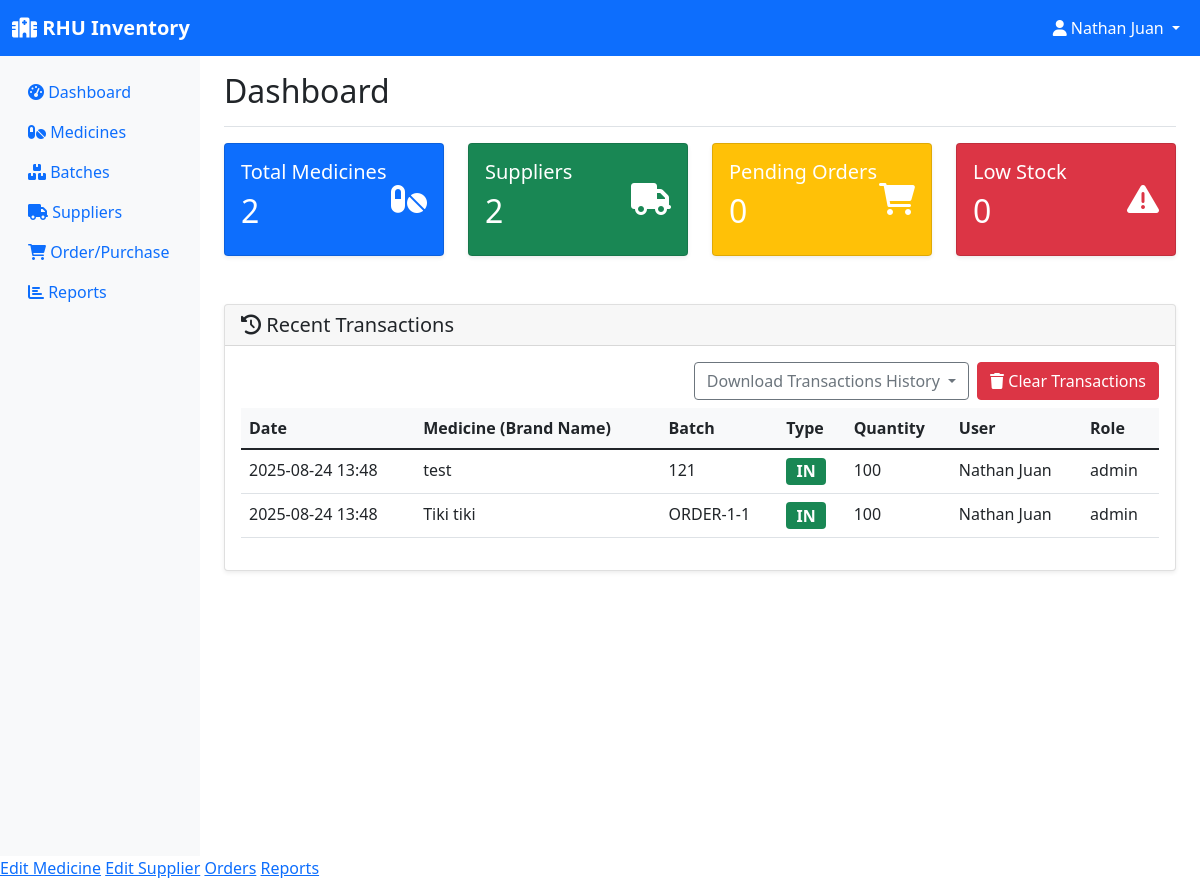
The app's page /dashboard (signed in) with its own data.
### models.py (models this page shows, shortened)
class User(UserMixin, db.Model):
    id = db.Column(db.Integer, primary_key=True)
    username = db.Column(db.String(150), unique=True, nullable=False)
    password = db.Column(db.String(256), nullable=False)
    role = db.Column(db.String(20), nullable=False, default='employee')  # pharmacist, manager, assistant
    email = db.Column(db.String(120), unique=True, nullable=False)
    created_at = db.Column(db.DateTime, default=datetime.utcnow)

class StockTransaction(db.Model):
    id = db.Column(db.Integer, primary_key=True)
    batch_id = db.Column(db.Integer, db.ForeignKey('batch.id'), nullable=False)
    transaction_type = db.Column(db.String(20), nullable=False)  # in, out
    quantity = db.Column(db.Integer, nullable=False)
    transaction_date = db.Column(db.DateTime, default=datetime.utcnow)
    performed_by = db.Column(db.Integer, db.ForeignKey('user.id'), nullable=False)
    notes = db.Column(db.String(200))
    user = db.relationship('User', backref='transactions')

class Medicine(db.Model):
    id = db.Column(db.Integer, primary_key=True)
    name = db.Column(db.String(100), nullable=False)
    generic_name = db.Column(db.String(100))
    category = db.Column(db.String(50))
    unit = db.Column(db.String(20))  # e.g., tablets, bottles, etc.
    supplier_id = db.Column(db.Integer, db.ForeignKey('supplier.id'), nullable=False)
    created_at = db.Column(db.DateTime, default=datetime.utcnow)
    batches = db.relationship('Batch', backref='medicine', lazy=True)
    order_items = db.relationship('OrderItem', backref='medicine', lazy=True)

class Batch(db.Model):
    id = db.Column(db.Integer, primary_key=True)
    batch_number = db.Column(db.String(50), nullable=False)
    medicine_id = db.Column(db.Integer, db.ForeignKey('medicine.id'), nullable=False)
    quantity = db.Column(db.Integer, nullable=False)
    expiration_date = db.Column(db.Date, nullable=False)
    manufacturing_date = db.Column(db.Date)
    unit_price = db.Column(db.Float)
    created_at = db.Column(db.DateTime, default=datetime.utcnow)
    transactions = db.relationship('StockTransaction', backref='batch', lazy=True)

### app.py (the view)
@app.route('/dashboard')
@login_required
def dashboard():
    low_stock = Batch.query.filter(Batch.quantity <= 10).all()
    thirty_days_from_now = datetime.now().date() + timedelta(days=30)
    expiring_soon = Batch.query.filter(
        Batch.expiration_date <= thirty_days_from_now,
        Batch.expiration_date > datetime.now().date()
    ).all()
    recent_transactions = StockTransaction.query.order_by(
        StockTransaction.transaction_date.desc()
    ).limit(10).all()
    total_medicines = Medicine.query.count()
    total_suppliers = Supplier.query.count()
    pending_orders = Order.query.filter_by(status='pending').count()
    return render_template('dashboard.html',
                         low_stock=low_stock,
                         expiring_soon=expiring_soon,
                         recent_transactions=recent_transactions,
                         total_medicines=total_medicines,
                         total_suppliers=total_suppliers,
                         pending_orders=pending_orders)

### app.py (called while the page is built)
@login_manager.user_loader
def load_user(user_id):
    return User.query.get(int(user_id))

### templates/dashboard.html (shortened to what this page needs)
{% extends "base.html" %}
{% block content %}
<div class="d-flex justify-content-between flex-wrap flex-md-nowrap align-items-center pt-3 pb-2 mb-3 border-bottom">
    <h1 class="h2">Dashboard</h1>
</div>
<div class="row mb-4">
    <div class="col-md-3">
        <div class="card text-white bg-primary">
            <div class="card-body">
                <div class="d-flex justify-content-between">
                    <div>
                        <h5 class="card-title">Total Medicines</h5>
                        <h2>{{ total_medicines }}</h2>
                    </div>
                    <div class="align-self-center">
                        <i class="fas fa-pills fa-2x"></i>
                    </div>
                </div>
            </div>
        </div>
    </div>
    <div class="col-md-3">
        <div class="card text-white bg-success">
            <div class="card-body">
                <div class="d-flex justify-content-between">
                    <div>
                        <h5 class="card-title">Suppliers</h5>
                        <h2>{{ total_suppliers }}</h2>
                    </div>
                    <div class="align-self-center">
                        <i class="fas fa-truck fa-2x"></i>
                    </div>
                </div>
            </div>
        </div>
    </div>
    <div class="col-md-3">
        <div class="card text-white bg-warning">
            <div class="card-body">
                <div class="d-flex justify-content-between">
                    <div>
                        <h5 class="card-title">Pending Orders</h5>
                        <h2>{{ pending_orders }}</h2>
                    </div>
                    <div class="align-self-center">
                        <i class="fas fa-shopping-cart fa-2x"></i>
                    </div>
                </div>
            </div>
        </div>
    </div>
    <div class="col-md-3">
        <div class="card text-white bg-danger">
            <div class="card-body">
                <div class="d-flex justify-content-between">
                    <div>
                        <h5 class="card-title">Low Stock</h5>
                        <h2>{{ low_stock|length }}</h2>
                    </div>
                    <div class="align-self-center">
                        <i class="fas fa-exclamation-triangle fa-2x"></i>
                    </div>
                </div>
            </div>
        </div>
    </div>
</div>
<div class="row">
    <div class="col-12">
        <div class="card">
            <div class="card-header">
                <h5 class="mb-0"><i class="fas fa-history"></i> Recent Transactions</h5>
            </div>
            <div class="card-body">
                <div class="d-flex justify-content-end mb-2">
                    <div class="dropdown me-2">
                        <button class="btn btn-outline-secondary dropdown-toggle" type="button" id="downloadMenu" data-bs-toggle="dropdown" aria-expanded="false">
                            Download Transactions History
                        </button>
                    </div>
                    {% if current_user.is_authenticated and current_user.role == 'admin' %}
                    <form method="post" action="{{ url_for('clear_transactions') }}" style="display:inline;">
                        <button type="submit" class="btn btn-danger" onclick="return confirm('Are you sure you want to clear all transaction history?');">
                            <i class="fas fa-trash"></i> Clear Transactions
                        </button>
                    </form>
                    {% endif %}
                </div>
                {% if recent_transactions %}
                <div class="table-responsive">
                    <table class="table">
                        <thead>
                            <tr>
                                <th>Date</th>
                                <th>Medicine (Brand Name)</th>
                                <th>Batch</th>
                                <th>Type</th>
                                <th>Quantity</th>
                                <th>User</th>
                                <th>Role</th>
                            </tr>
                        </thead>
                        <tbody>
                            {% for tx in recent_transactions %}
                            <tr>
                                <td>{{ tx.transaction_date.strftime('%Y-%m-%d %H:%M') }}</td>
                                <td>{{ tx.batch.medicine.name if tx.batch and tx.batch.medicine else "N/A" }}</td>
                                <td>{{ tx.batch.batch_number if tx.batch else "N/A" }}</td>
                                <td>
                                    {% if tx.transaction_type.lower() == 'in' %}
                                        <span class="badge bg-success" style="font-size:1em;">IN</span>
                                    {% elif tx.transaction_type.lower() == 'out' %}
                                        <span class="badge bg-danger" style="font-size:1em;">OUT</span>
                                    {% else %}
                                        <span class="badge bg-secondary" style="font-size:1em;">{{ tx.transaction_type|upper }}</span>
                                    {% endif %}
                                </td>
                                <td>{{ tx.quantity }}</td>
                                <td>
                                    {% if tx.user and tx.user.username %}
                                        {{ tx.user.username }}
                                    {% else %}
                                        {{ tx.performed_by }}
                                    {% endif %}
                                </td>
                                <td>
                                    {% if tx.user and tx.user.role %}
                                        {{ tx.user.role }}
                                    {% else %}
                                        N/A
                                    {% endif %}
                                </td>
                            </tr>
                            {% endfor %}
                        </tbody>
                    </table>
                </div>
                {% else %}
                <p class="text-muted">No recent transactions found.</p>
                {% endif %}
            </div>
        </div>
    </div>
</div>
{% endblock %}

### templates/base.html (shortened to what this page needs)
<!DOCTYPE html>
<html lang="en">
<head>
    <link href="https://cdn.jsdelivr.net/npm/bootstrap@5.1.3/dist/css/bootstrap.min.css" rel="stylesheet">
    <link href="https://cdnjs.cloudflare.com/ajax/libs/font-awesome/6.0.0/css/all.min.css" rel="stylesheet">
</head>
<body>
    <nav class="navbar navbar-expand-lg navbar-dark bg-primary">
        <div class="container-fluid">
            <a class="navbar-brand" href="{{ url_for('dashboard') }}">
                <i class="fas fa-hospital"></i> RHU Inventory
            </a>
            {% if current_user.is_authenticated %}
            <div class="navbar-nav ms-auto">
                <div class="nav-item dropdown">
                    <a class="nav-link dropdown-toggle text-white" href="#" id="navbarDropdown" role="button" data-bs-toggle="dropdown">
                        <i class="fas fa-user"></i> {{ current_user.username }}
                    </a>
                </div>
            </div>
            {% endif %}
        </div>
    </nav>
    <div class="container-fluid">
        <div class="row">
            {% if current_user.is_authenticated %}
            <nav class="col-md-3 col-lg-2 d-md-block sidebar collapse">
                <div class="position-sticky pt-3">
                    <ul class="nav flex-column">
                        <li class="nav-item">
                            <a class="nav-link" href="{{ url_for('dashboard') }}">
                                <i class="fas fa-tachometer-alt"></i> Dashboard
                            </a>
                        </li>
                        <li class="nav-item">
                            <a class="nav-link" href="{{ url_for('inventory') }}">
                                <i class="fas fa-pills"></i> Medicines
                            </a>
                        </li>
                        <li class="nav-item">
                            <a class="nav-link" href="{{ url_for('batches') }}">
                                <i class="fas fa-boxes"></i> Batches
                            </a>
                        </li>
                        <li class="nav-item">
                            <a class="nav-link" href="{{ url_for('suppliers') }}">
                                <i class="fas fa-truck"></i> Suppliers
                            </a>
                        </li>
                        <li class="nav-item">
                            <a class="nav-link" href="{{ url_for('orders') }}">
                                <i class="fas fa-shopping-cart"></i> Order/Purchase
                            </a>
                        </li>
                        <li class="nav-item">
                            <a class="nav-link" href="{{ url_for('reports') }}">
                                <i class="fas fa-chart-bar"></i> Reports
                            </a>
                        </li>
                    </ul>
                </div>
            </nav>
            {% endif %}
            <main class="{% if current_user.is_authenticated %}col-md-9 ms-sm-auto col-lg-10 px-md-4{% else %}col-12{% endif %}">
                {% block content %}{% endblock %}
            </main>
        </div>
    </div>
    {% if current_user.is_authenticated %}
        {% if current_user.role == 'admin' %}
            <a href="{{ edit_medicine_url }}">Edit Medicine</a>
            <a href="{{ edit_supplier_url }}">Edit Supplier</a>
            <a href="{{ orders_url }}">Orders</a>
            <a href="{{ reports_url }}">Reports</a>
        {% elif current_user.role == 'sub-admin' %}
            <a href="{{ edit_medicine_url }}">Edit Medicine</a>
            <a href="{{ edit_supplier_url }}">Edit Supplier</a>
            <a href="{{ orders_url }}">Orders</a>
        {% elif current_user.role == 'employee' %}
            <a href="{{ orders_url }}">Orders</a>
            <a href="{{ reports_url }}">Reports</a>
        {% endif %}
    {% endif %}
</body>
</html>

### templates/base.html (style rules this page uses)
.sidebar { min-height: 100vh; background-color: #f8f9fa; }
.navbar-brand { font-weight: bold; }
.card { box-shadow: 0 0.125rem 0.25rem rgba(0, 0, 0, 0.075); border: 1px solid rgba(0, 0, 0, 0.125); }
.table th { background-color: #f8f9fa; border-top: none; }

### records on screen
User: username "Nathan Juan"
StockTransaction: transaction_date "2025-08-24 13:48", batch.medicine "test", batch "121", transaction_type "IN", quantity "100", user.username "Nathan Juan", user.role "admin"
StockTransaction: transaction_date "2025-08-24 13:48", batch.medicine "Tiki tiki", batch "ORDER-1-1", transaction_type "IN", quantity "100", user.username "Nathan Juan", user.role "admin"

### other values on screen
{{ total_medicines }} "2"
{{ total_suppliers }} "2"
{{ pending_orders }} "0"
{{ low_stock|length }} "0"
